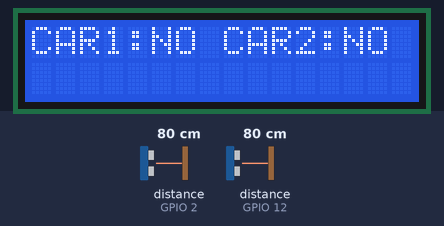
Bench run of a sketch on a simulated ESP8266 (NodeMCU). Shown: 16×2 character LCD. Wiring (inferred from the names in the program): 2 × ultrasonic range finder: trigger GPIO 0, echo GPIO 2 / trigger GPIO 14, echo GPIO 12. The inputs (shaded band) are chosen by the test bench; at power-on: distance to the obstacle (sensors on GPIO 2, GPIO 12) 80 cm. The echo pulse lasts 58.3 µs per cm; WiFi joins after 1.5 s; servers stay silent unless stated; what the sketch prints to the serial monitor is not drawn.

Above: at 4.7 s.
4.8 s: distance to the obstacle (sensor on GPIO 2) set to 2 cm
At 5.5 s:
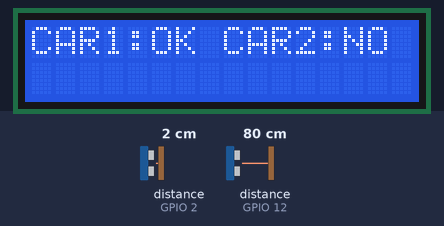
6.5 s: distance to the obstacle (sensor on GPIO 12) set to 2 cm
At 7.6 s:
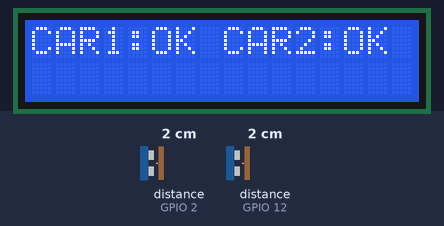
8.7 s: distance to the obstacle (sensor on GPIO 2) set to 9 cm
At 10.7 s:
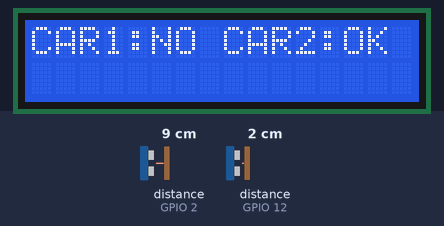
11.2 s: distance to the obstacle (sensor on GPIO 2) set to 4 cm
At 12.7 s:
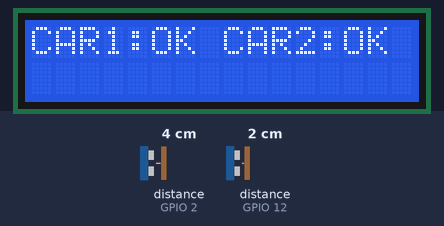
13.6 s: distance to the obstacle (sensor on GPIO 2) set to 18 cm
At 15.8 s:
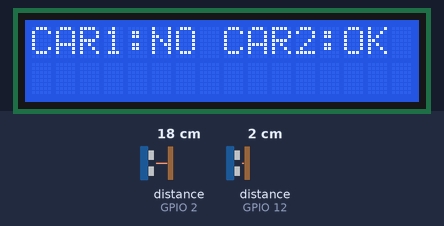
Timing chart, 0 to 17.0 s (numbered marks = the images above; inputs shaded):
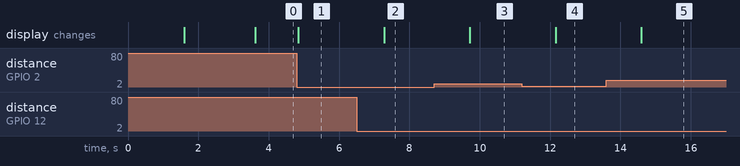

Measured:
- after the input at 4.8 s, the display: changes after 0.05 s (image 1)
- after the input at 6.5 s, the display: changes after 0.79 s (image 2)
- after the input at 8.7 s, the display: changes after 1.0 s (image 3)
- after the input at 11.2 s, the display: changes after 0.96 s (image 4)
- after the input at 13.6 s, the display: changes after 0.99 s (image 5)

The sketch:

sps.ino
```cpp
#include "ThingSpeak.h"
#include <ESP8266WiFi.h>
#include <LiquidCrystal_I2C.h>
char ssid[] = "iQOO Z5"; //SSID here
char pass[] = "Tanuja@2003";
String apiKey = "MGIGUB3GKIH49DW1";
const char* server = "api.thingspeak.com";
LiquidCrystal_I2C lcd(0x27, 16, 2); // set the LCD address to 0x27 for a 16 chars and 2 line display
const int trig_1 = 0;
const int echo_1 = 2;
const int trig_2 = 14;
const int echo_2 = 12;

float distanceCM_1 = 0, resultCM_1 = 0;
float distanceCM_2 = 0, resultCM_2 = 0;
 long Time_1, Time_2;
float car_1, car_2;
float Dist_1 = 8.0, Dist_2 = 8.0;
int total = 0;

WiFiClient client;
void setup()
{
  Serial.begin(115200);
  Serial.println("Connecting to ");
       Serial.println(ssid);

       WiFi.begin(ssid, pass);
       while (WiFi.status() != WL_CONNECTED)
          {
            delay(500);
            Serial.print(".");
          }
      Serial.println("");
      Serial.println("WiFi connected");
  pinMode(trig_1, OUTPUT);
  pinMode(trig_2, OUTPUT);

  pinMode(echo_1, INPUT);
  pinMode(echo_2, INPUT);

  digitalWrite(trig_1, LOW);
  digitalWrite(trig_2, LOW);

  lcd.init();
  lcd.backlight();
  lcd.setCursor(0, 0);
  lcd.print("  IoT CAR PARK");
  lcd.setCursor(0, 1);
  lcd.print(" MONITOR SYSTEM");
  delay(2000);
  lcd.clear();
}

void loop()
{
  total = 0;
  car_1 = sensor_1();
  car_2 = sensor_2();

  lcd.setCursor(0, 0);
  lcd.print("CAR1:");
  if (car_1 <= Dist_1)
  {
    lcd.print("OK ");
  }
  else
  {
    total += 1;
  }
  if (car_1 > Dist_1)   lcd.print("NO ");
  lcd.print("CAR2:");
  if (car_2 <= Dist_2)
  {
    lcd.print("OK ");
  }
  else
  {
    total += 1;
  }
  if (car_2 > Dist_2)   lcd.print("NO ");
  lcd.setCursor(0, 1);


   if(client.connect(server,80))   //   "184.106.153.149" or api.thingspeak.com
                      {

                             String postStr = apiKey;
                             postStr +="&field1=";
                             postStr += String(total);

                             postStr += "\r\n\r\n";

                             client.print("POST /update HTTP/1.1\n");
                             client.print("Host: api.thingspeak.com\n");
                             client.print("Connection: close\n");
                             client.print("X-THINGSPEAKAPIKEY: "+apiKey+"\n");
                             client.print("Content-Type: application/x-www-form-urlencoded\n");
                             client.print("Content-Length: ");
                             client.print(postStr.length());
                             client.print("\n\n");
                             client.print(postStr);


                             Serial.print(total);

                             Serial.println("%. Send to Thingspeak.");
                        }
          client.stop();

          Serial.println("Waiting...");


  delay(1000);
}

float sensor_1(void)
{
  digitalWrite(trig_1, HIGH);
  delayMicroseconds(10);
  digitalWrite(trig_1, LOW);
  Time_1 = pulseIn(echo_1, HIGH);
  distanceCM_1 = Time_1 * 0.034;
  return resultCM_1 = distanceCM_1 / 2;
}

float sensor_2(void)
{
  digitalWrite(trig_2, HIGH);
  delayMicroseconds(10);
  digitalWrite(trig_2, LOW);
  Time_2 = pulseIn(echo_2, HIGH);
  distanceCM_2 = Time_2 * 0.034;
  return resultCM_2 = distanceCM_2 / 2;
}
```
